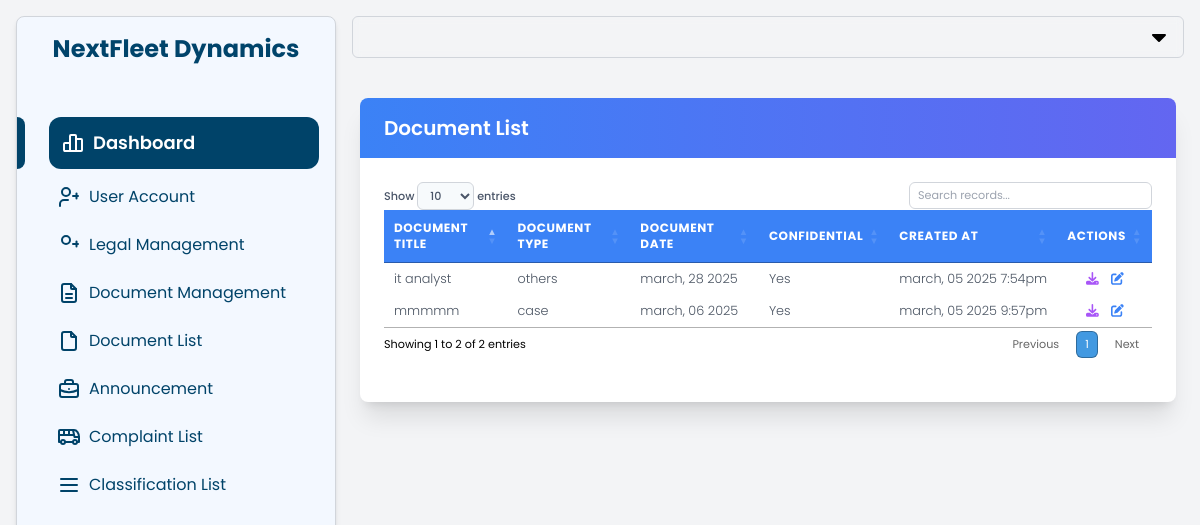
/private/admin/all_documents.php (signed in), run on the app's committed database.
### tables this page shows
CREATE TABLE IF NOT EXISTS `case_documents` (
  `id` int UNSIGNED NOT NULL AUTO_INCREMENT,
  `document_title` varchar(255) NOT NULL,
  `document_description` text,
  `doc_type` varchar(50) NOT NULL,
  `confidential` enum('Yes','No') DEFAULT 'No',
  `file_path` varchar(255) NOT NULL,
  `reference_id` varchar(100) DEFAULT NULL,
  `document_date` date DEFAULT NULL,
  `created_at` timestamp NULL DEFAULT CURRENT_TIMESTAMP,
  `updated_at` timestamp NULL DEFAULT CURRENT_TIMESTAMP ON UPDATE CURRENT_TIMESTAMP,
  `document_password` varchar(255) DEFAULT NULL,
  PRIMARY KEY (`id`)
);

### private/admin/all_documents.php (the view, shortened to what this page needs)
<?php
include 'db_connect.php';
$sql = "SELECT * FROM case_documents ORDER BY created_at DESC";
$result = $conn->query($sql);
?>
<!DOCTYPE html>
<html lang="en">
<head>
  <script src="https://cdn.tailwindcss.com"></script>
  <link rel="stylesheet" href="https://cdn.datatables.net/1.13.4/css/jquery.dataTables.min.css">
  <link rel="stylesheet" href="https://cdnjs.cloudflare.com/ajax/libs/font-awesome/6.4.0/css/all.min.css">
  <link rel="stylesheet" href="https://cdn.jsdelivr.net/npm/sweetalert2@11/dist/sweetalert2.min.css">
</head>
<body class="h-screen flex bg-gray-100">
  <?php include '../../include/sidebar2.php'; ?>
  <div class="flex-1 flex flex-col">
    <?php include '../../include/topbar2.php'; ?>
    <div class="p-6">
      <div class="bg-white shadow-xl rounded-lg overflow-hidden">
        <div class="bg-gradient-to-r from-blue-500 to-indigo-500 px-6 py-4">
          <h3 class="text-xl font-semibold text-white">Document List</h3>
        </div>
        <div class="overflow-x-auto p-6" style="margin-bottom: 20px">
          <table id="documentTable" class="min-w-full divide-y divide-gray-300">
            <thead class="bg-blue-500">
              <tr>
                <th class="px-4 py-3 text-left text-xs font-bold text-white uppercase tracking-wider">Document Title</th>
                <th class="px-4 py-3 text-left text-xs font-bold text-white uppercase tracking-wider">Document Type</th>
                <th class="px-4 py-3 text-left text-xs font-bold text-white uppercase tracking-wider">Document Date</th>
                <th class="px-4 py-3 text-left text-xs font-bold text-white uppercase tracking-wider">Confidential</th>
                <th class="px-4 py-3 text-left text-xs font-bold text-white uppercase tracking-wider">Created At</th>
                <th class="px-4 py-3 text-center text-xs font-bold text-white uppercase tracking-wider">Actions</th>
              </tr>
            </thead>
            <tbody class="divide-y divide-gray-200 text-xs font-light text-gray-600">
              <?php if ($result && $result->num_rows > 0): ?>
                <?php while ($row = $result->fetch_assoc()): ?>
                  <tr class="hover:bg-gray-50 transition duration-200">
                    <td class="px-4 py-3 whitespace-nowrap"><?php echo htmlspecialchars($row['document_title']); ?></td>
                    <td class="px-4 py-3 whitespace-nowrap"><?php echo htmlspecialchars($row['doc_type']); ?></td>
                    <td class="px-4 py-3 whitespace-nowrap">
                      <?php echo strtolower(date("F, d Y", strtotime($row['document_date']))); ?>
                    </td>
                    <td class="px-4 py-3 whitespace-nowrap"><?php echo htmlspecialchars($row['confidential']); ?></td>
                    <td class="px-4 py-3 whitespace-nowrap">
                      <?php echo strtolower(date("F, d Y g:iA", strtotime($row['created_at']))); ?>
                    </td>
                    <td class="px-4 py-3 whitespace-nowrap text-center">
                      <div class="flex items-center justify-center space-x-3">
                        <?php if ($row['confidential'] === 'Yes'): ?>
                          <button class="download-btn text-purple-500 hover:text-purple-700"
                                  data-id="<?php echo $row['id']; ?>"
                                  data-file="<?php echo htmlspecialchars($row['file_path']); ?>"
                                  title="Download">
                            <i class="fa-solid fa-download"></i>
                          </button>
                        <?php else: ?>
                          <a href="<?php echo htmlspecialchars($row['file_path']); ?>" download class="text-purple-500 hover:text-purple-700" title="Download">
                            <i class="fa-solid fa-download"></i>
                          </a>
                        <?php endif; ?>
                        <a href="update_docu.php?id=<?php echo $row['id']; ?>" class="text-blue-500 hover:text-blue-700" title="Update">
                          <i class="fa-solid fa-pen-to-square"></i>
                        </a>
                      </div>
                    </td>
                  </tr>
                <?php endwhile; ?>
              <?php else: ?>
                <tr>
                  <td class="px-4 py-3 text-center" colspan="6">No records found.</td>
                </tr>
              <?php endif; ?>
            </tbody>
          </table>
        </div>
      </div>
    </div>
  </div>
</body>
</html>

### private/admin/all_documents.php (style rules this page uses)
body, table, th, td { font-family: 'Poppins', sans-serif; }
#documentTable tbody td { font-size: 0.8rem; }

### data on the page
case_documents: document_title "mmmmm", doc_type "case", document_date "march, 06 2025", confidential "Yes", created_at "march, 05 2025 9:57pm"
case_documents: document_title "it analyst", doc_type "others", document_date "march, 28 2025", confidential "Yes", created_at "march, 05 2025 7:54pm"
